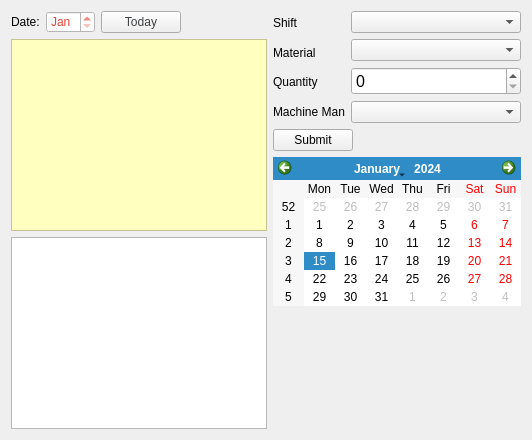
      <widget class="QWidget" name="stocks_tab">
       <attribute name="icon">
        <iconset resource="resource.qrc">
         <normaloff>:/images/img/20160528014858.jpg</normaloff>:/images/img/20160528014858.jpg</iconset>
       </attribute>
       <attribute name="title">
        <string>Stocks</string>
       </attribute>
       <attribute name="toolTip">
        <string>&lt;html&gt;&lt;head/&gt;&lt;body&gt;&lt;p&gt;&lt;img src=&quot;:/images/img/20160528014858.jpg&quot;/&gt;&lt;/p&gt;&lt;p&gt;&lt;span style=&quot; font-size:12pt; font-weight:600; color:#6b6d6c;&quot;&gt;Stock details of materials made in the &lt;/span&gt;&lt;/p&gt;&lt;p&gt;&lt;span style=&quot; font-size:12pt; font-weight:600; color:#6b6d6c;&quot;&gt;factory alongwith the machine man &lt;/span&gt;&lt;/p&gt;&lt;p&gt;&lt;span style=&quot; font-size:12pt; font-weight:600; color:#6b6d6c;&quot;&gt;who did the shift.&lt;/span&gt;&lt;/p&gt;&lt;/body&gt;&lt;/html&gt;</string>
       </attribute>
       <layout class="QGridLayout" name="gridLayout_7">
        <item row="0" column="0">
         <layout class="QVBoxLayout" name="verticalLayout_20">
          <item>
           <layout class="QHBoxLayout" name="horizontalLayout_6">
            <item>
             <layout class="QHBoxLayout" name="horizontalLayout_4">
              <item>
               <widget class="QLabel" name="label_14">
                <property name="text">
                 <string>Date:</string>
                </property>
               </widget>
              </item>
             </layout>
            </item>
            <item>
             <widget class="QDateEdit" name="stockview_dateedit">
              <property name="styleSheet">
               <string notr="true">background-color: rgb(255, 255, 255);
font: 87 14pt &quot;Segoe UI Black&quot;;
color: rgb(234, 67, 53);</string>
              </property>
              <property name="displayFormat">
               <string>MMM</string>
              </property>
             </widget>
            </item>
            <item>
             <widget class="QPushButton" name="pushButton">
              <property name="styleSheet">
               <string notr="true">color: rgb(63, 65, 67);</string>
              </property>
              <property name="text">
               <string>Today</string>
              </property>
             </widget>
            </item>
            <item>
             <spacer name="horizontalSpacer_2">
              <property name="orientation">
               <enum>Qt::Horizontal</enum>
              </property>
              <property name="sizeHint" stdset="0">
               <size>
                <width>40</width>
                <height>20</height>
               </size>
              </property>
             </spacer>
            </item>
           </layout>
          </item>
          <item>
           <widget class="QTableView" name="stocks_view">
            <property name="palette">
             <palette>
              <active>
               <colorrole role="WindowText">
                <brush brushstyle="SolidPattern">
                 <color alpha="255">
                  <red>63</red>
                  <green>65</green>
                  <blue>67</blue>
                 </color>
                </brush>
               </colorrole>
               <colorrole role="Button">
                <brush brushstyle="SolidPattern">
                 <color alpha="255">
                  <red>255</red>
                  <green>255</green>
                  <blue>191</blue>
                 </color>
                </brush>
               </colorrole>
               <colorrole role="Text">
                <brush brushstyle="SolidPattern">
                 <color alpha="255">
                  <red>63</red>
                  <green>65</green>
                  <blue>67</blue>
                 </color>
                </brush>
               </colorrole>
               <colorrole role="ButtonText">
                <brush brushstyle="SolidPattern">
                 <color alpha="255">
                  <red>63</red>
                  <green>65</green>
                  <blue>67</blue>
                 </color>
                </brush>
               </colorrole>
               <colorrole role="Base">
                <brush brushstyle="SolidPattern">
                 <color alpha="255">
                  <red>255</red>
                  <green>255</green>
                  <blue>191</blue>
                 </color>
                </brush>
               </colorrole>
               <colorrole role="Window">
                <brush brushstyle="SolidPattern">
                 <color alpha="255">
                  <red>255</red>
                  <green>255</green>
                  <blue>191</blue>
                 </color>
                </brush>
               </colorrole>
               <colorrole role="Highlight">
                <brush brushstyle="SolidPattern">
                 <color alpha="255">
                  <red>64</red>
                  <green>66</green>
                  <blue>68</blue>
                 </color>
                </brush>
               </colorrole>
               <colorrole role="HighlightedText">
                <brush brushstyle="SolidPattern">
                 <color alpha="255">
                  <red>146</red>
                  <green>189</green>
                  <blue>108</blue>
                 </color>
                </brush>
               </colorrole>
               <colorrole role="AlternateBase">
                <brush brushstyle="SolidPattern">
                 <color alpha="255">
                  <red>187</red>
                  <green>190</green>
                  <blue>191</blue>
                 </color>
                </brush>
               </colorrole>
              </active>
              <inactive>
               <colorrole role="WindowText">
                <brush brushstyle="SolidPattern">
                 <color alpha="255">
                  <red>63</red>
                  <green>65</green>
                  <blue>67</blue>
                 </color>
                </brush>
               </colorrole>
               <colorrole role="Button">
                <brush brushstyle="SolidPattern">
                 <color alpha="255">
                  <red>255</red>
                  <green>255</green>
                  <blue>191</blue>
                 </color>
                </brush>
               </colorrole>
               <colorrole role="Text">
                <brush brushstyle="SolidPattern">
                 <color alpha="255">
                  <red>63</red>
                  <green>65</green>
                  <blue>67</blue>
                 </color>
                </brush>
               </colorrole>
               <colorrole role="ButtonText">
                <brush brushstyle="SolidPattern">
                 <color alpha="255">
                  <red>63</red>
                  <green>65</green>
                  <blue>67</blue>
                 </color>
                </brush>
               </colorrole>
               <colorrole role="Base">
                <brush brushstyle="SolidPattern">
                 <color alpha="255">
                  <red>255</red>
                  <green>255</green>
                  <blue>191</blue>
                 </color>
                </brush>
               </colorrole>
               <colorrole role="Window">
                <brush brushstyle="SolidPattern">
                 <color alpha="255">
                  <red>255</red>
                  <green>255</green>
                  <blue>191</blue>
                 </color>
                </brush>
               </colorrole>
               <colorrole role="Highlight">
                <brush brushstyle="SolidPattern">
                 <color alpha="255">
                  <red>64</red>
                  <green>66</green>
                  <blue>68</blue>
                 </color>
                </brush>
               </colorrole>
               <colorrole role="HighlightedText">
                <brush brushstyle="SolidPattern">
                 <color alpha="255">
                  <red>146</red>
                  <green>189</green>
                  <blue>108</blue>
                 </color>
                </brush>
               </colorrole>
               <colorrole role="AlternateBase">
                <brush brushstyle="SolidPattern">
                 <color alpha="255">
                  <red>187</red>
                  <green>190</green>
                  <blue>191</blue>
                 </color>
                </brush>
               </colorrole>
              </inactive>
              <disabled>
               <colorrole role="WindowText">
                <brush brushstyle="SolidPattern">
                 <color alpha="255">
                  <red>63</red>
                  <green>65</green>
                  <blue>67</blue>
                 </color>
                </brush>
               </colorrole>
               <colorrole role="Button">
                <brush brushstyle="SolidPattern">
                 <color alpha="255">
                  <red>255</red>
                  <green>255</green>
                  <blue>191</blue>
                 </color>
                </brush>
               </colorrole>
               <colorrole role="Text">
                <brush brushstyle="SolidPattern">
                 <color alpha="255">
                  <red>63</red>
                  <green>65</green>
                  <blue>67</blue>
                 </color>
                </brush>
               </colorrole>
               <colorrole role="ButtonText">
                <brush brushstyle="SolidPattern">
                 <color alpha="255">
                  <red>63</red>
                  <green>65</green>
                  <blue>67</blue>
                 </color>
                </brush>
               </colorrole>
               <colorrole role="Base">
                <brush brushstyle="SolidPattern">
                 <color alpha="255">
                  <red>255</red>
                  <green>255</green>
                  <blue>191</blue>
                 </color>
                </brush>
               </colorrole>
               <colorrole role="Window">
                <brush brushstyle="SolidPattern">
                 <color alpha="255">
                  <red>255</red>
                  <green>255</green>
                  <blue>191</blue>
                 </color>
                </brush>
               </colorrole>
               <colorrole role="Highlight">
                <brush brushstyle="SolidPattern">
                 <color alpha="255">
                  <red>51</red>
                  <green>153</green>
                  <blue>255</blue>
                 </color>
                </brush>
               </colorrole>
               <colorrole role="HighlightedText">
                <brush brushstyle="SolidPattern">
                 <color alpha="255">
                  <red>146</red>
                  <green>189</green>
                  <blue>108</blue>
                 </color>
                </brush>
               </colorrole>
               <colorrole role="AlternateBase">
                <brush brushstyle="SolidPattern">
                 <color alpha="255">
                  <red>187</red>
                  <green>190</green>
                  <blue>191</blue>
                 </color>
                </brush>
               </colorrole>
              </disabled>
             </palette>
            </property>
            <property name="font">
             <font>
              <family>MS Shell Dlg 2</family>
              <pointsize>12</pointsize>
              <weight>75</weight>
              <italic>false</italic>
              <bold>true</bold>
             </font>
            </property>
            <property name="styleSheet">
             <string notr="true">color: rgb(63, 65, 67);
background-color: rgb(255, 255, 191);</string>
            </property>
            <property name="locale">
             <locale language="English" country="UnitedStates"/>
            </property>
            <property name="editTriggers">
             <set>QAbstractItemView::NoEditTriggers</set>
            </property>
            <property name="alternatingRowColors">
             <bool>true</bool>
            </property>
            <property name="selectionMode">
             <enum>QAbstractItemView::SingleSelection</enum>
            </property>
            <property name="selectionBehavior">
             <enum>QAbstractItemView::SelectRows</enum>
            </property>
            <property name="gridStyle">
             <enum>Qt::SolidLine</enum>
            </property>
            <property name="sortingEnabled">
             <bool>true</bool>
            </property>
            <attribute name="horizontalHeaderCascadingSectionResizes">
             <bool>false</bool>
            </attribute>
            <attribute name="verticalHeaderCascadingSectionResizes">
             <bool>false</bool>
            </attribute>
            <attribute name="verticalHeaderShowSortIndicator" stdset="0">
             <bool>true</bool>
            </attribute>
            <attribute name="verticalHeaderStretchLastSection">
             <bool>false</bool>
            </attribute>
           </widget>
          </item>
          <item>
           <widget class="QTableView" name="totalstock_tableview">
            <property name="font">
             <font>
              <family>MS Shell Dlg 2</family>
              <pointsize>12</pointsize>
              <weight>75</weight>
              <bold>true</bold>
             </font>
            </property>
            <property name="styleSheet">
             <string notr="true"/>
            </property>
            <property name="editTriggers">
             <set>QAbstractItemView::NoEditTriggers</set>
            </property>
            <property name="selectionMode">
             <enum>QAbstractItemView::SingleSelection</enum>
            </property>
            <property name="selectionBehavior">
             <enum>QAbstractItemView::SelectRows</enum>
            </property>
            <property name="sortingEnabled">
             <bool>true</bool>
            </property>
            <attribute name="horizontalHeaderDefaultSectionSize">
             <number>250</number>
            </attribute>
            <attribute name="horizontalHeaderStretchLastSection">
             <bool>true</bool>
            </attribute>
           </widget>
          </item>
         </layout>
        </item>
        <item row="0" column="1">
         <layout class="QVBoxLayout" name="verticalLayout_19">
          <item>
           <layout class="QFormLayout" name="formLayout_6">
            <item row="0" column="0">
             <layout class="QVBoxLayout" name="verticalLayout_16">
              <item>
               <widget class="QLabel" name="label_15">
                <property name="text">
                 <string>Shift</string>
                </property>
               </widget>
              </item>
              <item>
               <widget class="QLabel" name="label_16">
                <property name="text">
                 <string>Material</string>
                </property>
               </widget>
              </item>
              <item>
               <widget class="QLabel" name="label_17">
                <property name="text">
                 <string>Quantity</string>
                </property>
               </widget>
              </item>
              <item>
               <widget class="QLabel" name="label_27">
                <property name="text">
                 <string>Machine Man</string>
                </property>
               </widget>
              </item>
             </layout>
            </item>
            <item row="0" column="1">
             <layout class="QVBoxLayout" name="verticalLayout_17">
              <item>
               <widget class="QComboBox" name="stockshift_comboBox"/>
              </item>
              <item>
               <widget class="QComboBox" name="stockmaterial_comboBox"/>
              </item>
              <item>
               <widget class="QSpinBox" name="stockquantity_spinBox">
                <property name="font">
                 <font>
                  <pointsize>12</pointsize>
                 </font>
                </property>
                <property name="maximum">
                 <number>9999999</number>
                </property>
               </widget>
              </item>
              <item>
               <widget class="QComboBox" name="stockmachineman_combobox"/>
              </item>
             </layout>
            </item>
           </layout>
          </item>
          <item>
           <layout class="QVBoxLayout" name="verticalLayout_18">
            <item>
             <layout class="QHBoxLayout" name="horizontalLayout_5">
              <item>
               <widget class="QPushButton" name="addstockshift_button">
                <property name="text">
                 <string>Submit</string>
                </property>
               </widget>
              </item>
              <item>
               <spacer name="horizontalSpacer">
                <property name="orientation">
                 <enum>Qt::Horizontal</enum>
                </property>
                <property name="sizeHint" stdset="0">
                 <size>
                  <width>40</width>
                  <height>20</height>
                 </size>
                </property>
               </spacer>
              </item>
             </layout>
            </item>
            <item>
             <widget class="QCalendarWidget" name="calendarWidget"/>
            </item>
            <item>
             <spacer name="verticalSpacer_4">
              <property name="orientation">
               <enum>Qt::Vertical</enum>
              </property>
              <property name="sizeHint" stdset="0">
               <size>
                <width>20</width>
                <height>40</height>
               </size>
              </property>
             </spacer>
            </item>
           </layout>
          </item>
         </layout>
        </item>
       </layout>
      </widget>
